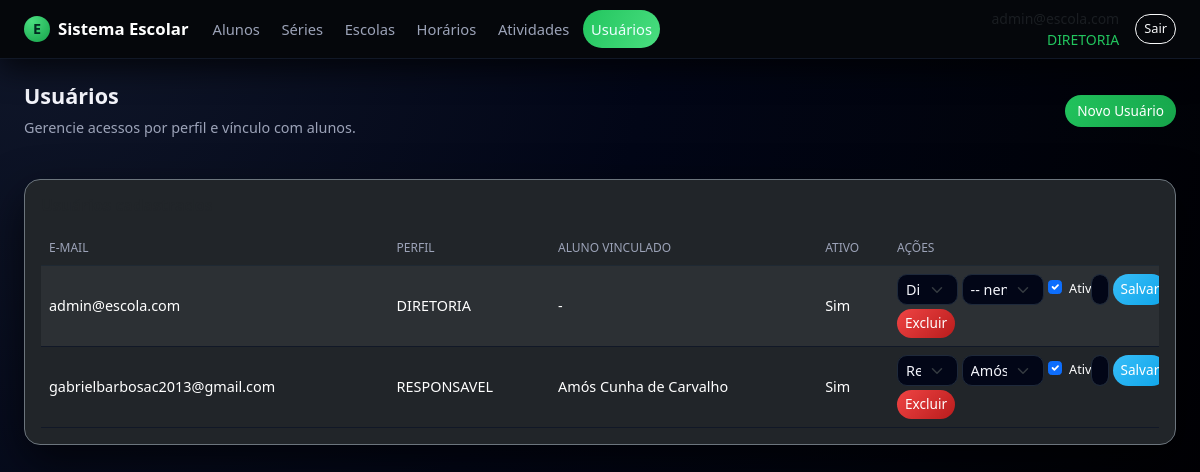
The app's page /usuarios/ (signed in), older data.
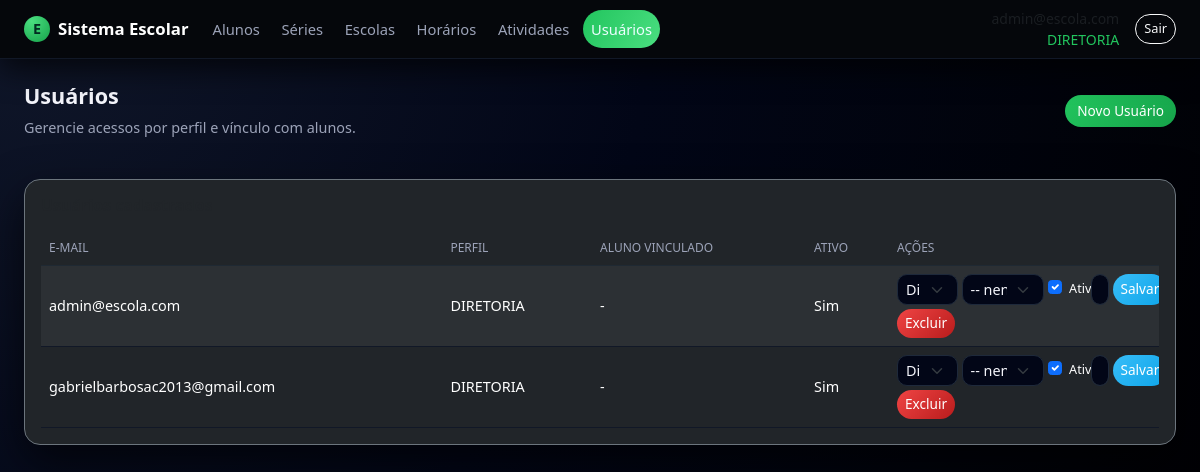
The same page, newer data.
### app.py (models this page shows, shortened)
class Usuario(db.Model, UserMixin):
    __tablename__ = "usuario"
    id = db.Column(db.Integer, primary_key=True)
    email = db.Column(db.String(120), unique=True, nullable=False)
    senha_hash = db.Column(db.String(255), nullable=False)
    papel = db.Column(db.String(30), nullable=False, default="ALUNO")
    ativo = db.Column(db.Boolean, nullable=False, default=True)
    created_at = db.Column(db.DateTime, nullable=False, default=datetime.utcnow)
    aluno_id = db.Column(db.Integer, db.ForeignKey("aluno.id"), nullable=True)
    aluno = db.relationship("Aluno", lazy="joined")
    def papel_upper(self):
        return (self.papel or "").upper()
    def is_diretoria(self):
        return self.papel_upper() == "DIRETORIA"

class Aluno(db.Model):
    __tablename__ = "aluno"
    id = db.Column(db.Integer, primary_key=True)
    nome = db.Column(db.String(180), nullable=False)
    escola_id = db.Column(db.Integer, db.ForeignKey("escola.id"))
    serie_id = db.Column(db.Integer, db.ForeignKey("serie.id"))
    horario_id = db.Column(db.Integer, db.ForeignKey("horario.id"))
    telefone_cel = db.Column(db.String(30))
    telefone_fixo = db.Column(db.String(30))
    foto_path = db.Column(db.String(300))
    observacoes = db.Column(db.Text)
    naturalidade = db.Column(db.String(120))
    nacionalidade = db.Column(db.String(120))
    data_nascimento = db.Column(db.Date)
    idade = db.Column(db.Integer)
    sexo = db.Column(db.String(1))
    nome_pai = db.Column(db.String(180))
    nome_mae = db.Column(db.String(180))
    endereco = db.Column(db.String(200))
    numero = db.Column(db.String(20))
    bairro = db.Column(db.String(120))
    tem_dificuldade = db.Column(db.Boolean)
    qual_dificuldade = db.Column(db.String(255))
    toma_medicamento = db.Column(db.Boolean)
    qual_medicamento = db.Column(db.String(255))
    inicio_aulas = db.Column(db.Date)
    mensalidade_opcao = db.Column(db.String(60))
    escola = db.relationship("Escola", lazy="joined")
    serie = db.relationship("Serie", lazy="joined")
    horario = db.relationship("Horario", lazy="joined")

### app.py (the view)
@app.route("/usuarios/", methods=["GET"])
@login_required
def usuarios_list():
    if not current_user.is_diretoria():
        flash("Acesso restrito à DIRETORIA.", "warning")
        return redirect(url_for("index"))
    items = Usuario.query.order_by(Usuario.email.asc()).all()
    alunos = Aluno.query.order_by(Aluno.nome.asc()).all()
    return render_template("usuarios/listar.html", items=items, alunos=alunos)

### app.py (called while the page is built)
@login_manager.user_loader
def load_user(uid):
    return db.session.get(Usuario, int(uid))

@app.context_processor
def inject_can():
    return dict(can=can)

### templates/usuarios/listar.html (shortened to what this page needs)
{% extends "base.html" %}
{% block content %}
<div class="page-title-row mb-3">
  <div>
    <h2>Usuários</h2>
    <div class="subtitle">Gerencie acessos por perfil e vínculo com alunos.</div>
  </div>
  <div class="d-flex align-items-center gap-2">
    <button class="btn btn-success"
            type="button"
            data-bs-toggle="collapse"
            data-bs-target="#formNovoUsuario"
            aria-expanded="false"
            aria-controls="formNovoUsuario">
      Novo Usuário
    </button>
  </div>
</div>
<section class="card bg-dark border-secondary">
  <div class="card-body">
    <h5 class="card-title mb-3">Usuários cadastrados</h5>
    {% if items %}
      <div class="table-responsive">
        <table class="table table-dark table-striped align-middle">
          <thead>
            <tr>
              <th>E-mail</th>
              <th>Perfil</th>
              <th>Aluno vinculado</th>
              <th>Ativo</th>
              <th style="width: 270px;">Ações</th>
            </tr>
          </thead>
          <tbody>
          {% for u in items %}
            <tr>
              <td>{{ u.email }}</td>
              <td>{{ u.papel_upper() }}</td>
              <td>{{ u.aluno.nome if u.aluno else '-' }}</td>
              <td>{{ 'Sim' if u.ativo else 'Não' }}</td>
              <td>
                <form method="post"
                      action="{{ url_for('usuarios_editar', id=u.id) }}"
                      class="row g-1 align-items-center">
                  <div class="col-md-3">
                    <select name="papel" class="form-select form-select-sm">
                      <option value="DIRETORIA" {{ 'selected' if u.papel_upper()=='DIRETORIA' else '' }}>Diretoria</option>
                      <option value="RESPONSAVEL" {{ 'selected' if u.papel_upper()=='RESPONSAVEL' else '' }}>Responsável</option>
                    </select>
                  </div>
                  <div class="col-md-4">
                    <select name="aluno_id" class="form-select form-select-sm">
                      <option value="">-- nenhum --</option>
                      {% for a in alunos %}
                        <option value="{{ a.id }}" {{ 'selected' if u.aluno_id == a.id else '' }}>
                          {{ a.nome }}
                        </option>
                      {% endfor %}
                    </select>
                  </div>
                  <div class="col-md-2 d-flex align-items-center">
                    <div class="form-check">
                      <input class="form-check-input" type="checkbox" name="ativo"
                             id="ativo_{{ u.id }}" {{ 'checked' if u.ativo else '' }}>
                      <label class="form-check-label small" for="ativo_{{ u.id }}">Ativo</label>
                    </div>
                  </div>
                  <div class="col-md-3 d-flex gap-1">
                    <input type="password"
                           name="nova_senha"
                           class="form-control form-control-sm"
                           placeholder="Nova senha">
                    <button type="submit" class="btn btn-sm btn-primary">Salvar</button>
                  </div>
                </form>
                <form method="post"
                      action="{{ url_for('usuarios_excluir', id=u.id) }}"
                      class="mt-1"
                      onsubmit="return confirm('Confirma excluir este usuário?');">
                  <button type="submit" class="btn btn-sm btn-danger">Excluir</button>
                </form>
              </td>
            </tr>
          {% endfor %}
          </tbody>
        </table>
      </div>
    {% else %}
      <p class="text-muted mb-0">Nenhum usuário cadastrado.</p>
    {% endif %}
  </div>
</section>
{% endblock %}

Row changes from the older to the newer data that the page shows:
changed Usuario "gabrielbarbosac2013@gmail.com": papel_upper "RESPONSAVEL" → "DIRETORIA"; aluno "Amós Cunha de Carvalho" → "-"; papel "Responsável" → "Diretoria"; aluno_id "Amós Cunha de Carvalho" → "-- nenhum --"
